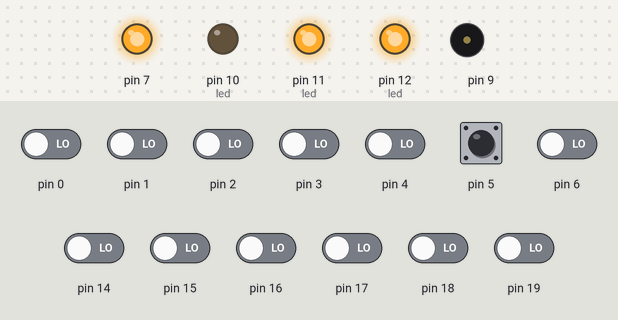
A sketch run on a simulated Arduino Uno, built with avr-gcc and run on an emulated ATmega328P. On the bench: output pins drawn as LEDs (lit = HIGH), buzzer (waves = sounding). The inputs (shaded band) are chosen by the test bench; at power-on: pin 5 HIGH, pin 0–4, pin 6, pin 14–19 LOW.

Above: at 1.2 s.
1.3 s: pin 4 driven HIGH
At 2.5 s:
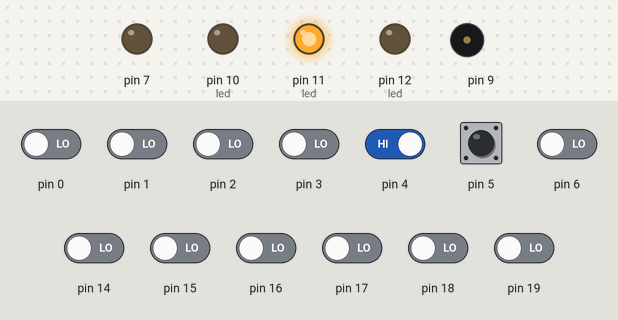
2.8 s: pin 14 driven HIGH
At 3.4 s:
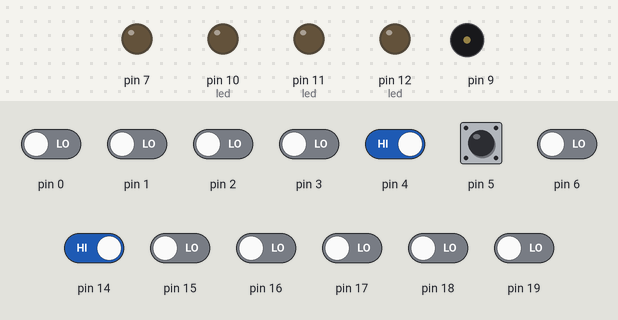
4.3 s: pin 14 driven LOW
At 4.6 s:
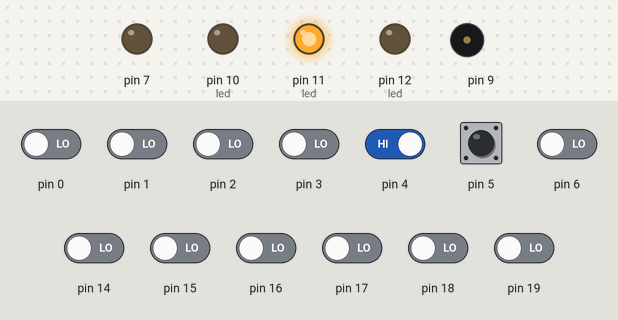
5.8 s: pin 15 driven HIGH
At 7.0 s:
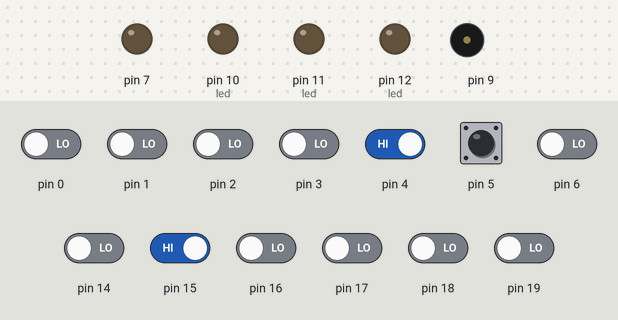
Timing chart, 0 to 8.3 s (numbered marks = the images above; inputs shaded):
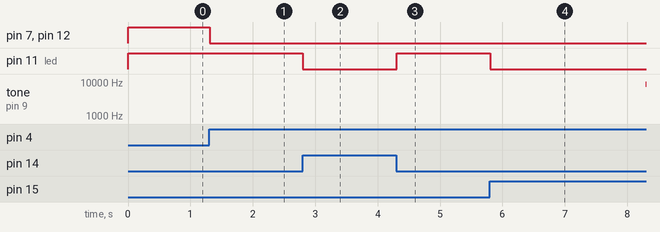

The sketch:

Timertesten.ino
```cpp
/*
*****************************************
Name:		Timertesten.ino
Created:	2/3/2017 9:49:42 PM

Author:	Rob Antonisse
*****************************************

Beschrijvingen uitgebreid.
Registers voor pinacties

MCUCR   MCU Control Register Bit 4   PUD: Pull-up Disable dus pull-up weerstenaden allemaal uitzetten, voorlopig nergens voor nodig feb2017

PINS: PB0=PIN8 PB1=PIN9 PB2=PIN10 PB3=PIN11 PB4=PIN12 PB5=PIN13 PB6=XTAL PB7=XTAL
PORTB  // Stand bij output 1=high, 0=low
DDRB direction, 0=input (3 standen) 1=output
PINB  Writing a logic one to PINxn toggles the value of PORTxn, independent on the value of DDRxn. Note that the
SBI instruction can be used to toggle one single bit in a port.

PINS:PC0=PINA0 PC1=PINA1 PC2=PINA2 PC3=PINA3 PC4=PINA4 PC5=PINA5 PC6=Reset PC7=nc
PORTC
DDRC
PINC

PINS: PD0=PIN0 PD1=PIN1 PD2=PIN2 PD4=PIN3 PD4=PIN4 PD5=PIN5 PD6=PIN6 PD7=PIN7
PORTD
DDRD
PIND

TIMERS, bespreking en test met TIMER 1
Registers:
(16bit)Timer/Counter (TCNT1)
(16bit)Output Compare Registers (OCR1A/B)
(16bit)Input Capture Register (ICR1)
(2x8bit)Timer/Counter Control Registers (TCCR1A/B)
Timer Interrupt Flag Register (TIFR1)
Timer Interrupt Mask Register (TIMSK1)
Output Compare pin (OC1A/B) OC1A=PB1=PIN9 OC1B=PB2=PIN10 (PIN 9 en 10 als output definieren )
Compare Match Flag (OCF1A/B)
Input Capture pin (ICP1)

prescaler TCCR1B  bit2, CS12  bit1, CS11  bit0, CS10 1=001 8=010 64=011 256=100 1024=101


Bewerkekn van registers.
EECR = EECR | (1<<EEWE)
// logical OR what's in EECR with a 1 at the position of EEWE

(Registernaam) PORTB   |= B00000010  zet bit1 van PORTB  of  DDRB &=B11111101 zet bit1 laag... andere bits worden niet veranderd.
of 	bitSet (PORTB,PORTB1);

GPIOR0   General Purpose I/O Register 0
GPIOR1  8bits
GPIOR2

Altenatieve functies van belang: datasheet ATMEL 14.3.1 Alternate Functions of Port B

*/


//DECLARTATIES
//Decalarties voor void TRAIN()
volatile boolean BUT1OS = true;
volatile boolean BUT1 = false;
volatile unsigned int SCOUNTER = 0;
unsigned int CS = 0; //Commandstatus beter unsigned integer (aanpassen)
int i; //teller voor loop functies in train, noet signed zijn...wordt negatief,  hier nog naar kijken is onhandig.
int nc;

int BC = 0; //=ByteCount Aantal verzonden bytes
int BT = 3; //ByteTotal =aantal te verzenden bytes

//xxxdeclaraties voor debugging en testen
boolean DEBUG = false; //false; //toont alle teksten als true

//straks naar eeprom voor commando bytes tijdelijk array voor 16 commands
byte MEMORIE[16];

//Declaraties voor INPUTCOMMAND
byte OLDCP = 0; //Oude status van C port register
byte CHANGECP = 0; //veranderde bits

byte RIJ=0;   //8 rijen onder 8 kolommen schakelaars kan array worden bij MEER dan 64 schakelaars
byte KOLOM=0; //voorlopig 1 kolom
byte PREG=0; // Public register voor 8 booleans

//unsigned int CADRES[10]; //gevonden adres van de knop, corresponderend met een geheugen adres waar command instaat
byte CREG[10]; //status van dit command adres
byte CMSB[10]; //msb van command komt uit eeprom geheugen ADRESCOMMAND
byte CLSB[10]; //LSB van command komt uit eeprom geheugen ADRESCOMMAND + 1
byte CERROR[10]; //XOR van MSB en LSB

byte KNOPSTATUS[8];  //onthoud de laatste stand van de accessoire door deze knop aangestuurd. (aan of uit)


//Tijdelijk voor flikkerledje
int tic; //Teller loop functies in INPUTCOMMAND

void RUNTRAIN(boolean onoff) { //start of stopt de controller

	digitalWrite(7, onoff); //zet gewoon de H-brug uit

//cli(); //disable interrupts
/*
	if (onoff == true) {

	TRAIN(); //start de controller
	}
	else {

		TCCR1A = 0; //initialiseer register NODIG!
		TCCR1B = 0; //initialiseer register NODIG!
		TIMSK1 = 0; //Interupts uitzetten

		TCCR1A &= ~(1 << COM1A0);//verbreek PIN 9 van de comparator
		//TCCR1A &= ~(1 << COM1A1);
		TIMSK1 &= ~(1 << OCIE1A); //ISR(TIMER1_COMPA_vect) disable

		 //PORTB &= ~(1 << PORTB1); //PIN9 low zetten. dit wer
		 //PORTB &= ~(1 << PORTB2); //PIN10 LOW zetten.

		//bitClear(PORTB, PORTB1); //Werkt ook
		//bitClear(PORTB, PORTB2);

			//digitalWrite(9, LOW); // werkt ook
			//digitalWrite(10, LOW);
	}
sei(); //enable interupts

*/
}

void TRAIN() { //Setup van de DCC controller.
	cli(); // geen interrupts
	GPIOR0 = 0; //General purpose register 0, holds Byte to be send
	GPIOR1 = 0; //General purpose register 0, holds Byte to be send
	GPIOR2 = 0; //General Purpose register holds Flags, booleans.
    DDRB |= (1 << DDB1); //set PIN 9 als output Aangestuurd uit OCRA1
	DDRB |= (1 << DDB2); //set PIN 10 als output, wordt getoggled in de ISR
	TCCR1A = 0; //initialiseer register
	TCCR1B = 0; //initialiseer register
	TCCR1B |= (1 << WGM12); //CTC mode
	TCCR1B |= (1 << CS11); //CS12 zet prescaler (256?) CS11 voor prescaler 8, CS10 voor geen prescaler
	OCR1AH = B00000000;
	OCR1AL = B01110011; //116 zet TOP waarde timer
	TCCR1A |= (1 << COM1A0);//zet PIN 9 aan de comparator, toggle op TOPwaarde
	TIMSK1 |= (1 << OCIE1A); //interrupt enable
	sei(); //interupts weer toestaan
}

ISR(TIMER1_COMPA_vect)  {// timer compare interrupt service routine, verzorgt het verzenden van de DCC pulsen.
	//Variabele DEBUG toont op de serial monitor de bits en bytes zoals bepaald en verzonden. Controller doet het dan
	//niet meer vanwege timing. Debug mag straks weg.
	cli(); //disable interrupts
	// PORTB ^= (1 << PORTB2); //toggles PIN10, better do this with a hardware inverter.

	GPIOR2 ^= (1 << 0); //toggle het BITPART deel, als BITPART=false dan is het bit klaar >> nieuw bit bepalen.
	if (bitRead(GPIOR2, 0) == true) { //bit is klaar .. verder

		switch (CS) { //CS=Commandstatus ) 0=Wacht op Command; 1=Preample zenden; 2=Tussenbit zenden; 3=Byte verzenden

		case 0: //Wacht	//Topwaarde wordt niet aangepast, timer gaat gewoon door met trues zenden	//test Commandready
			i++; //verhoog preample teller, preample tijdens wachten op command

//if (DEBUG==true) Serial.println("wacht op COMMAND");

				if (bitRead(GPIOR2, 1) == true) //COMMANDready == true
			{
				CS = 1; //nu volgende true bit preample verzenden
				// i = 0; //teller reset niet meer 25feb
			}
			break;//(0)

		case 1: //send preample
			//registers resetten
			bitClear(GPIOR2, 3); //Laatste byte is false, nieuw command

//if (DEBUG == true) {
	//Serial.print("Preample: ");
	//Serial.println(i);
//}
			if (i < 14) { //is lengte preample dus minimaal 14
				i++;
			}
			else {
				CS = 2; //15 true bits verzonden nu een false bit als volgend bit
			//	i = 7; //25feb dubbel? teller al instellen voor 1e byte //	Serial.println("");
			}
			break; //(1)

		case 2: //send Tussenbit

//if (DEBUG == true) {
//	Serial.print("Laatstebyte LOOP():");
//	Serial.print(bitRead(GPIOR2, 2));
//	Serial.print("    Laatste Byte interrupt:  ");
//	Serial.println(bitRead(GPIOR2, 3));
//}

			if (bitRead(GPIOR2, 3) == true) { //Laatste byte flag = true, laatste byte is verzonden nu uitspringen

				bitClear(OCR1AL, 7); //instellen op 1 bit
				CS = 0; //volgende doorlopp wachten op nieuw command..
				//GPIOR2 register vullen
				//bit0 = bitpart, is true, anders komen we niet hier, blijft true
				//bit1= Command ready, naar 0
				//bit2=Laatste byte flag van uit LOOP, true=laatste byte
				//bit3=Laatste byte flag in de ISR, true is laatste byte
				//bit4=GP register te verzenden byte GPIOR0 true=vrij false is bezet
				//bit5=GP register te verzenden byte GPIOR1 true=vrij 0=bezet
				//bit6=Byte pointer true=GPIOR1 false = GPIOR0
				//bit 7=nc

	GPIOR2 = B00110001; //Flag register instellen voor nieuw command

//if(DEBUG==true) Serial.println("Command ready");

			}
			else { //Laatste byte niet verzonden
				bitSet(OCR1AL, 7); //verhoog OCR1A counter met 128, zend een 0 bit

//if (DEBUG==true) Serial.println("tussenbit");

				CS = 3; //volgende doorloop naar byte verzenden.
				i = 7; //reset bitcounter
				if (bitRead(GPIOR2, 2) == true) bitSet(GPIOR2, 3); //Laatste byte  flag true, verkregen uit LOOP() bij volgende doorloop van T(ussenbit) uitspringen.
			}
			break;//(2)

		case 3: //send Byte MSB first

//if (DEBUG == true) {
//	Serial.print("byte:  ");
//	Serial.print(bitRead(GPIOR2, 6));
//	Serial.print("   Bit:  "); Serial.print(i);
//}

			if (bitRead(GPIOR2, 6) == false) { //BYTEpointer false= GPIOR0, true = GPIOR1

//if (DEBUG == true) {
//	Serial.print("   Bitwaarde:  ");
//	Serial.println(bitRead(GPIOR0, i));
//}

				if (bitRead(GPIOR0, i) == true) { //een 1 bit
					bitClear(OCR1AL, 7);
				}
				else { //een 0 bit
					bitSet(OCR1AL, 7);
				}
				i--; //teller naar vorig bit
				if (i < 0) bitSet(GPIOR2, 4); //laatste bit verzonden, byte vrijgeven true =vrij
			}
			else { //Bytepointer=true, GPIOR1 register sturen

//if (DEBUG == true) {
//	Serial.print("   Bitwaarde:  ");
//	Serial.println(bitRead(GPIOR1, i));
//}
				if (bitRead(GPIOR1, i) == true) { //een 1 bit
					bitClear(OCR1AL, 7);
					//if (bitRead(OCR1AL, 7) == true) OCR1A = (OCR1A >>1);
				}
				else { //een 0 bit
					bitSet(OCR1AL, 7);
					//if (bitRead(OCR1AL, 7) == false) OCR1A = (OCR1A << 1);
				}
				i--; //bitteller naar vorig bit
				if (i < 0) bitSet(GPIOR2, 5); //laatste bit verzonden, byte vrijgeven true =vrij
			}
			if (i < 0) { //laatste bit verzonden
				GPIOR2 ^= (1 << 6); //toggle bytepointer
				CS = 2; //naar tussenbit
//if (DEBUG == true)	Serial.println("Bytepointer getoggeld");
			}
			break; //(3)
			}
	} //bit is niet klaar, gebeurt gewoon niks
	sei(); //Enable interrupts
}

ISR(TIMER2_COMPB_vect) {
	PREG ^= (1 << 0); //bit0 in register PREG is timer op ongeveer een 4ms.
	SLOWEVENTS();
	INPUTCOMMAND();
	}

void SHOWBYTE(byte beit) {
	static int b; //tellers
	b = 7;
	//	Serial.println();
		Serial.print("BYTE= ");
			while (b >= 0) {
			Serial.print(bitRead(beit, b));
			b--;

		}
			Serial.println();
}

void WRITECOMMANDS() {

	//Toont de inhoud van de commandregisters
	static int w, b; //tellers
	w = 0;
	while (w < 10) {
		Serial.println();
		Serial.print("CREG ");
		Serial.print(w);
		Serial.print(" : ");
		b = 7;
		while (b >= 0) {
			Serial.print(bitRead(CREG[w], b));
			b--;
		}
		b = 7;
		Serial.println();
		Serial.print("MSB= :   ");
		while (b >= 0) {
			Serial.print(bitRead(CMSB[w],b));
			b--;
			}

		b = 7;

			Serial.println();
			Serial.print("LSB= :   ");
			while (b >= 0) {
				Serial.print(bitRead(CLSB[w], b));
				b--;
			}
			b = 7;
			Serial.println();
			Serial.print("ERROR=:  ");
			while (b >= 0) {
				Serial.print(bitRead(CERROR[w], b));
				b--;
			}
			Serial.println();
		w++;
	}

}

void TRAINSETUP() { //instellen interrups voor knoppen en zo
	//Startstop knop staat op PIN4
	cli(); //disable interrupts,
	DDRB |= (1 << DDB4); //Pin12, PORTB4 als Output
	PORTB |= (1 << PORTB4); //Zet PIN12 hoog. (groene led)
	DDRD |= (1 << DDD7); //PIN7 H-Bridge enable als output
	PORTD |= (1 << PORTD7); //Enable H-bridge
	DDRD &= ~(1 << DDD5); //PIN 5 (PORTD4) input met pullup weerstand stellen
	PORTD |= (1 << PORTD5); // pull up inschakelen zodat de SHORT functie optioneel wordt.
	// Timer2, slowevents and inputs control
	TIMSK2 |= (1 << OCIE2B); // enable de OCR2B interrupt van Timer2
	TCNT2 = 0; //Set Timer 2 bottom waarde
	TCCR2B |= (1 << CS22); //set prescaler
	TCCR2B |= (1 << CS21); //set prescaler
	TCCR2B |= (1 << CS20); //set prescaler op 1024, result overflow every 16 millisec.
	OCR2B = 100; //timerclock wordt NIET gereset dus frequency bepaald door overflow en prescaler
	sei(); //enable interrupts
}

void INPUTSETUP() {

	//Alleen voor knoppen ontwerp mag weg straks
	//pinMode(12, OUTPUT);
	//digitalWrite(12, HIGH);
	//******************************

}

void setup()
{
	//tbv INPUTCOMMAND, tijdelijke pinnen tbv schakelaars en Leds.
		//Voor schakelaars PORTC bit 0:5  (PINA0:PINA5) instellen als input dus false
	DDRC = 0; //alle PORTC pins als input. ook de reset PORTC6
	DDRB |= (1 << DD3); //set PIN11 as output, Led voor INPUTCOMMAND
	PORTB |= (1 << PORTB3); //Set high, led off
	PINC = 0; //clear alle inputs
	OLDCP = PINC; //kopieer huidige PINC

//voor ontwerp knoppen en command berekening even uitzetten

	TRAINSETUP();
	TRAIN();
	//INPUTSETUP(); //Setup routine voor inputzaken kan weg...

//tijdelijk even commandoos in een byte array plaatsen
	MEMORIE[0] = B10000001; //waarom hier een 1 op het laatste bit????
	MEMORIE[1] = B11111000; //adres0 activate off

	MEMORIE[2] = B10000001;
	MEMORIE[3] = B11111010; //adres1 deactivate off

	MEMORIE[4] = B10000001;
	MEMORIE[5] = B11111100; //adres2 activate off

	MEMORIE[6] = B10000001;
	MEMORIE[7] = B11111110; //adres3 activate off

	MEMORIE[8] = B10000000; //?? adressering verder uitzoeken
	MEMORIE[9] = B11110100; //adres4 deactivate off

	MEMORIE[10] = B10000101; //??
	MEMORIE[11] = B11110101; //adres5 activate off

	MEMORIE[12] = B10000000; //??
	MEMORIE[13] = B11110110; //adres6 activate off

	MEMORIE[14] = B10000000;
	MEMORIE[15] = B11110111; //adres7 deactivate off
//totaal even een 8 schakelaars, commandoos.

}

void INPUTCOMMAND() { //leest schakelaars PORTC, called from timer2
	tic = 0; //reset  teller input command
	//tijdelijk gebruik van het input register van PORTC dit moet straks 1 van de 8 uit shiftregister verkregen knopstatus bytes worden.
	//Ook OLDCP wordt een array van 8 bytes dan. Voorlopig even met 1 byte werken.
	//dus een while die de 8 registers doorloopt, PINC is dan die verkregen byte uit het shiftregister
	CHANGECP = OLDCP ^ PINC; //XOR nieuwe situatie C port met situatie vorige doorloop, straks data uit shiftregisters
	RIJ = CHANGECP & PINC; //veranderde pinstatus and pinstatus is true, dus ingedrukte schakelaar. Byte doorgeven aan loop
	KOLOM = 0; // voorlopig slechts 1 kolom dus 8 schakelaars, hier starks een while loop voor alle kolommen.
	if (RIJ > 0) INPUTFC(); //INPUT FIND COMMAND, //SWREG |= (1 << 0); //Als een true switch event set flag nieuwe switch, verwerken in Loop.
	//supersimplele feedback, de echte moet hier ergens komen? Of beter als het Command is verzonden.
	 if (CHANGECP > 0) {
		 OLDCP = PINC;
		 PORTB ^= (1 << 3); //toggle het signaal ledje op PIN 11
	 }
}

void SLOWEVENTS() {
	SCOUNTER++;  //Counter voor het aantal doorlopen van deze VOID
	if (bitRead(PIND,PIND4)!= BUT1) {//  (digitalRead(4) != BUT1) { //knopstatus veranderd
			if (BUT1 == true) BUT1 = false;
		else { //was false wordt nu true, nu output omzetten
			BUT1 = true;
			BUT1OS= ! BUT1OS;
			digitalWrite(12, BUT1OS);
			RUNTRAIN(BUT1OS);
			if (BUT1OS == true) SCOUNTER = 7;
		}
	}
	if (SCOUNTER > 10) {

		if (bitRead(PIND,PIND5)==false) { // (digitalRead(5) == LOW) { = veel sneller
			//Serial.println(SCOUNTER);
			//Serial.println();
			BUT1OS = false;
			RUNTRAIN(BUT1OS);
			digitalWrite(12, BUT1OS);
			SCOUNTER = 10;
		}
	}


}

void INPUTFC() {
	static byte r, c, ad; //teller kolom, Rij, teller commands en adres max 255 ...!
	//KOLOM hoeft niet, in INPUTCOMMAND() worden de kolommen afgelopen, in KOLOM staat nu het actieve kolom waar de switch event in is gevonden.

	//if (bitRead(SWREG, 0) == true) { // nieuwe switches, ingedrukte schakelaars.
	//	RIJ en KOLOM hebben de port met nieuwe drukknop.
			//Serial.println(RIJ);
	//Serial.println("hier...");
	//SHOWBYTE(RIJ);

			r = 0;
			c = 0;
			ad = 0;
			while (r < 8) {

				if(bitRead(RIJ, r) == true) {

					//Serial.print(r);

					//Vrije plek voor een command zoeken in CREG[] tsnn cccc bit T=false
					while (c < 10) { //voorlopig met 10 'registers 'voor commands werken
						if (bitRead(CREG[c], 7) == false) { //vrije command, adres=( kolom*8 + rij) command staat in eeprom byte adres*2 en adres*2 +1

							//Serial.println("dit mag maar 1 keer");

							bitClear(RIJ, r); //Schakelevent verwerkt dus clear flag
							bitSet(CREG[c], 7); //claim dit command geheugen
							bitSet(CREG[c], 2); //zet uitvoer counter op 4.
							ad = ((KOLOM * 8) + r) * 2;//adres decimaal bepalen kolom x 6 + gevonden bit in RIJ
							CMSB[c] = MEMORIE[ad]; //haal MSB uit geheugen straks EEPROM
							CLSB[c] = MEMORIE[ad + 1];  //Haal LSB
							KNOPSTATUS[KOLOM] ^= (1 << r); //zet on/off invert, voor deze schakelaar
							if (bitRead(KNOPSTATUS[KOLOM], r) == true) CLSB[c] |= (1<<0) ; //set r/l adres +1
							CERROR[c] = CMSB[c] ^ CLSB[c];
							c = 10;
						}
						c++; //Als geen vrij commandplek wordt gevonden, bij volgende doorloop wordt opnieuw gezocht.
					}
				}
			r ++;
			}
}

void TRAINLOOP() {
	static byte CBYTE[3]; //static geheugen voor het actieve Commando
    int b; //teller en flag voor new command helaas hele byte?
	byte part;
	if (bitRead(GPIOR2, 1) == false) { //nieuw command nodig
		b = 0;
		nc = 0;
		while (b < 10) { //Loop testing Command array
			if (bitRead(CREG[b], 7) == true) { //(a)    command gevonden
				if (bitRead(CREG[b],5) == true) { //(b) Timerbit
					bitClear(CREG[b], 5);
					bitClear(CREG[b], 4); //reset de pauze timer
					CREG[b] = CREG[b] - 1; //verlaagt de counter.
					part = CREG[b];
					part = part << 5;
					if (part == 0) CREG[b] = 0; //counter op nul, CREG en command array vrij geven.
					CBYTE[0] = CMSB[b];
					CBYTE[1] = CLSB[b];
					CBYTE[2] = CERROR[b];
					b = 10; //uitspingen als command is gevonden
					nc = 1;
				}
				else { //(b) timerbit5 = false
					if (bitRead(PREG, 0) == true) { //Slow timer clock
						CREG[b] |= (1 << 4); // bitSet(CREG[b], 4);
					}
					else { //timer laag
						if (bitRead(CREG[b], 4) == true) CREG[b] |= (1 << 5); //bitSet(CREG[b], 5);
					}
				}
			} //(a)
			b++;
		}
		if (nc == 0) {
			CBYTE[0] = B11111111; //laad idle command
			CBYTE[1] = B00000000;
			CBYTE[2] = B11111111;
		}
		GPIOR0 = CBYTE[0];  //laad eerste byte van command
		GPIOR1 = CBYTE[1]; //laad tweede byte van command
		BC = 2; //eerste twee bytes geladen
		bitClear(GPIOR2, 4); //clear flag byte free (dus niet meer vrij)
		bitClear(GPIOR2, 5); //Clear flag byte free
		 GPIOR2 |= (1 << 1);  //COMMAND READY naar waar
	}
	else	{ //geen nieuw commando nodig maar misschien wel een nieuw BYTE
		if (BC <= BT) { //geen Bytes meer te verzenden, anders check het NIET acieve register of het vrij is.
			if (bitRead(GPIOR2, 6) == false) { //Register GPIOR0 = actieve register   //check of register vrij is:
				if (bitRead(GPIOR2, 5) == true) { //alleen als BYte vrij is
					GPIOR1 = CBYTE[2]; //Laad Byte3 van command
					//if (nc == 1) SHOWBYTE(GPIOR1);
					bitClear(GPIOR2, 5); //Register GPIOR1 is nu niet meer vrij
					BC++;
				}
			}
			else { //Register GPIOR1= actieve register, dus de andere vullen
				if (bitRead(GPIOR2, 4) == true) { //Alleen als bytefree true is
					GPIOR0 = CBYTE[2];
					// if (nc == 1) SHOWBYTE(GPIOR0);
					bitClear(GPIOR2, 4); //Register GPIOR0 is nu niet meer vrij
					BC++;
				}
			}
		}
		else {// BC > BT Geen byte meer te verzenden
			if (bitRead(GPIOR2,3) == false) bitSet(GPIOR2, 2); //laatste byte is doorgegeven, alleen zetten als laatste byte in interrupt nog false is
		}
	}
}

void loop()
{

	//tijdens ontwerp knoppen even uit
	TRAINLOOP();
	//INPUTLOOP();

	}
```

Measured:
- after the input at 1.3 s, pin 7, pin 12 (led): HIGH → LOW at once; tone on pin 9: stays silent (without the input it goes to 8621 Hz after 1.5 s)
- after the input at 2.8 s, pin 11 (led): HIGH → LOW at once; tone on pin 9: stays silent (without the input it goes to 8621 Hz after 1.5 s)
- after the input at 4.3 s, pin 11 (led): LOW → HIGH at once; tone on pin 9: stays silent (without the input it goes to 8621 Hz after 1.5 s)
- after the input at 5.8 s, pin 11 (led): HIGH → LOW at once; tone on pin 9: stays silent (without the input it goes to 4098 Hz after 1.9 s)
